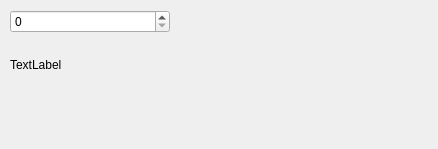
<?xml version="1.0" encoding="UTF-8"?>
<ui version="4.0">
 <class>Widget</class>
 <widget class="QWidget" name="Widget">
  <property name="geometry">
   <rect>
    <x>0</x>
    <y>0</y>
    <width>438</width>
    <height>149</height>
   </rect>
  </property>
  <property name="windowTitle">
   <string>Widget</string>
  </property>
  <widget class="QWidget" name="gridLayoutWidget">
   <property name="geometry">
    <rect>
     <x>10</x>
     <y>10</y>
     <width>160</width>
     <height>80</height>
    </rect>
   </property>
   <layout class="QGridLayout" name="gridLayout">
    <item row="0" column="0">
     <widget class="QSpinBox" name="spinBox">
      <property name="maximum">
       <number>999999999</number>
      </property>
     </widget>
    </item>
    <item row="1" column="0">
     <widget class="QLabel" name="label">
      <property name="text">
       <string>TextLabel</string>
      </property>
     </widget>
    </item>
   </layout>
  </widget>
 </widget>
 <resources/>
 <connections/>
</ui>
